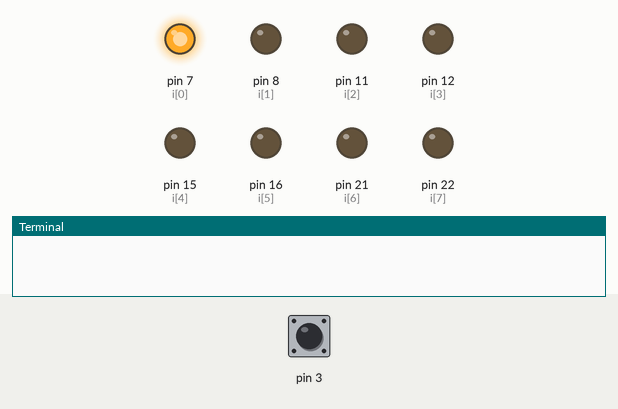
Simulated run of this program. Board: Raspberry Pi (header pin numbers), started with the argument 3. Shown: output pins drawn as LEDs (lit = HIGH), the last lines printed to the terminal. Inputs (shaded band) come from the test bench; at power-on: pin 3 HIGH.

Above: at 1.2 s.
1.3 s: pin 3 pulled LOW for 3.2 s
At 2.1 s:
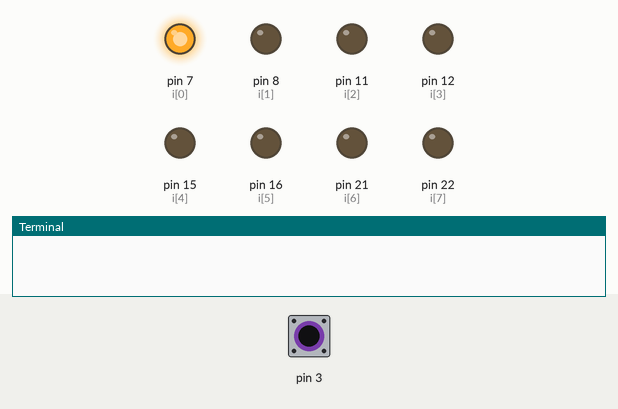
6.0 s: pin 3 pulled LOW for 1.7 s
At 7.1 s:
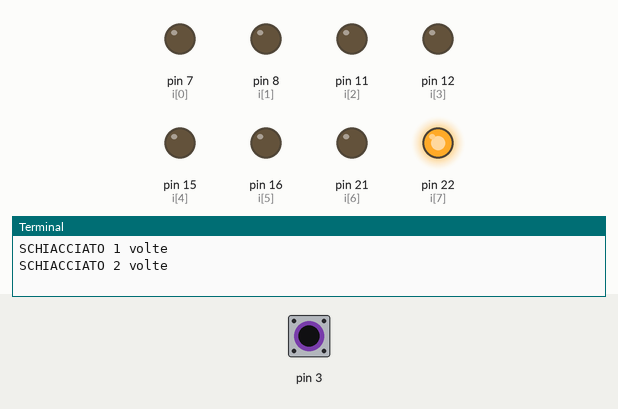
At 10.6 s:
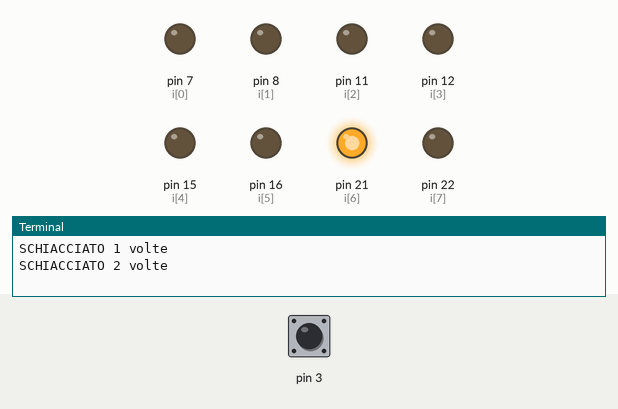
Timing chart, 0 to 31.7 s (numbered marks = the images above; inputs shaded):
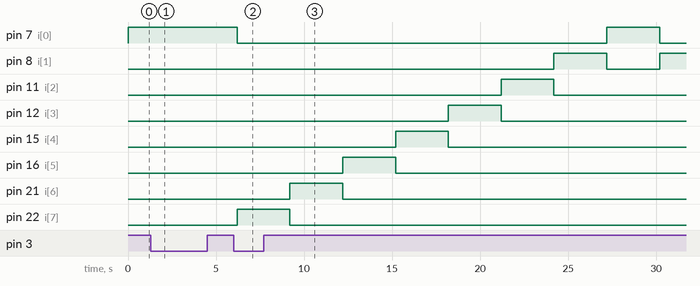

The program:

supercar.py
```python
#!/usr/bin/python
import time
import RPi.GPIO as GPIO
import sys
import os

iMaxLed = 6
if (len(sys.argv) > 1):
  sTime = float(sys.argv[1])
else:
  sTime = 0.05

bEsegui = True
bSem = True
iVolte = 0
GPIO.setmode(GPIO.BOARD)
GPIO.setup(3, GPIO.IN, pull_up_down=GPIO.PUD_UP)

def accendi(iLed):
	global bEsegui
 	global iVolte
	global bSem
	if ((GPIO.input(3) == False) & (bSem)):
		iVolte = iVolte + 1
		bEsegui = not bEsegui
		bSem = False
		print "SCHIACCIATO " + str(iVolte) + " volte"
		time.sleep(0.2)
		#time.sleep(1)
	#Se input(3) e' True, ho rilasciato il pulsante e se bSem e' False
	#deve essere rimesso a posto.
	elif ((GPIO.input(3) == True) & (not bSem)):
		bSem = True

	if bEsegui:
		for i in [7,8,11,12,15,16,21,22]:
			GPIO.output(i, GPIO.LOW)
	        GPIO.output(iLed, GPIO.HIGH)
		time.sleep(sTime)
	return

os.system('clear')
GPIO.setwarnings(False)
GPIO.cleanup()
GPIO.setmode(GPIO.BOARD)
GPIO.setup(3,GPIO.IN)
GPIO.setup(7,GPIO.OUT)
GPIO.setup(8,GPIO.OUT)
GPIO.setup(11,GPIO.OUT)
GPIO.setup(12,GPIO.OUT)
GPIO.setup(15,GPIO.OUT)
GPIO.setup(16,GPIO.OUT)
GPIO.setup(21,GPIO.OUT)
GPIO.setup(22,GPIO.OUT)

while True:
  accendi(7)
  accendi(8)
  accendi(11)
  accendi(12)
  accendi(15)
  accendi(16)
  accendi(21)
  accendi(22)
  accendi(21)
  accendi(16)
  accendi(15)
  accendi(12)
  accendi(11)
  accendi(8)
```

Measured:
- after the input at 1.3 s, pin 7 (i[0]): stays HIGH (without the input it goes to LOW after 1.7 s); pin 8 (i[1]): stays LOW (without the input it goes to HIGH after 1.7 s)
- after the input at 6.0 s, pin 7 (i[0]): HIGH → LOW after 0.20 s, → HIGH 21.0 s later, → LOW 3.0 s later; pin 8 (i[1]): LOW → HIGH after 18.2 s, → LOW 3.0 s later, → HIGH 3.0 s later
